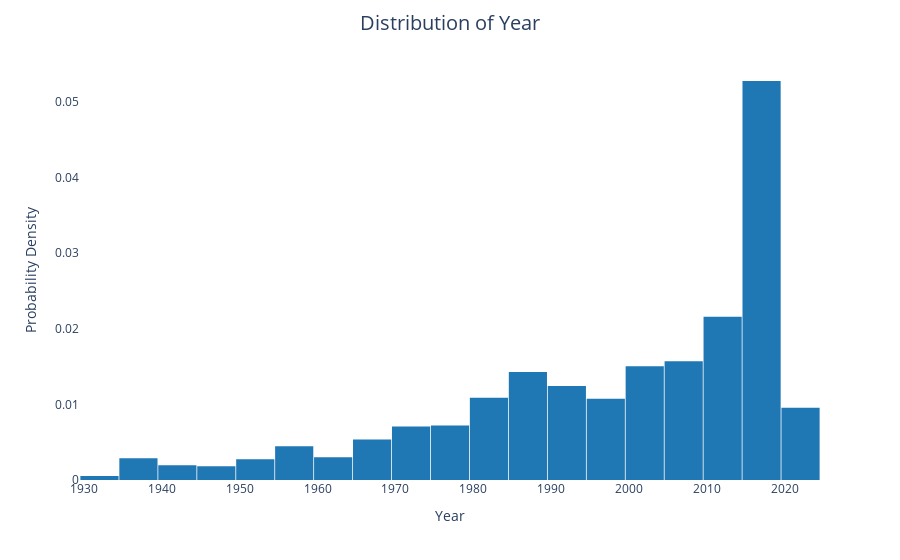

The code cell stored with this chart in its notebook:
### Markdown cell above
# Visualization
- Distribution of year

### Code cell
colors = ['#1f77b4', '#45hgdm', '#2ca02c', '#d62728', '#9467bd', '#8c564b', '#e377c2', '#7f7f7f', '#bcbd22', '#17becf']

# Create histogram plot using Plotly Express
fig_year = px.histogram(df, x='Year', histnorm='probability density', nbins=30, color_discrete_sequence=colors)
fig_year.update_traces(selector=dict(type='histogram'))
fig_year.update_layout(
    title='Distribution of Year',
    title_x=0.5,
    title_pad=dict(t=20),
    title_font=dict(size=20),
    xaxis_title='Year',
    yaxis_title='Probability Density',
    xaxis=dict(showgrid=False),
    yaxis=dict(showgrid=False),
    bargap=0.02,
    plot_bgcolor='white'
)

### Figure 1 — Plotly figure (JSON) as saved in the notebook; plotly's stock layout.template omitted (floating-point values rounded to 4 significant figures; data arrays with more than 128 entries replaced by an {"elided": "..."} marker saying what was removed)
{"data": [{"alignmentgroup": "True", "bingroup": "x", "histnorm": "probability density", "hovertemplate": "Year=%{x}<br>probability density=%{y}<extra></extra>", "legendgroup": "", "marker": {"color": "#1f77b4", "pattern": {"shape": ""}}, "name": "", "nbinsx": 30, "offsetgroup": "", "orientation": "v", "showlegend": false, "type": "histogram", "x": {"elided": "1528 int values"}, "xaxis": "x", "yaxis": "y"}], "layout": {"autosize": true, "bargap": 0.02, "barmode": "relative", "legend": {"tracegroupgap": 0}, "margin": {"t": 60}, "plot_bgcolor": "white", "title": {"font": {"size": 20}, "pad": {"t": 20}, "text": "Distribution of Year", "x": 0.5}, "xaxis": {"anchor": "y", "autorange": true, "domain": [0, 1], "range": [1930.0, 2024.0], "showgrid": false, "title": {"text": "Year"}, "type": "linear"}, "yaxis": {"anchor": "x", "autorange": true, "domain": [0, 1], "range": [0, 0.05552], "showgrid": false, "title": {"text": "Probability Density"}}}}
